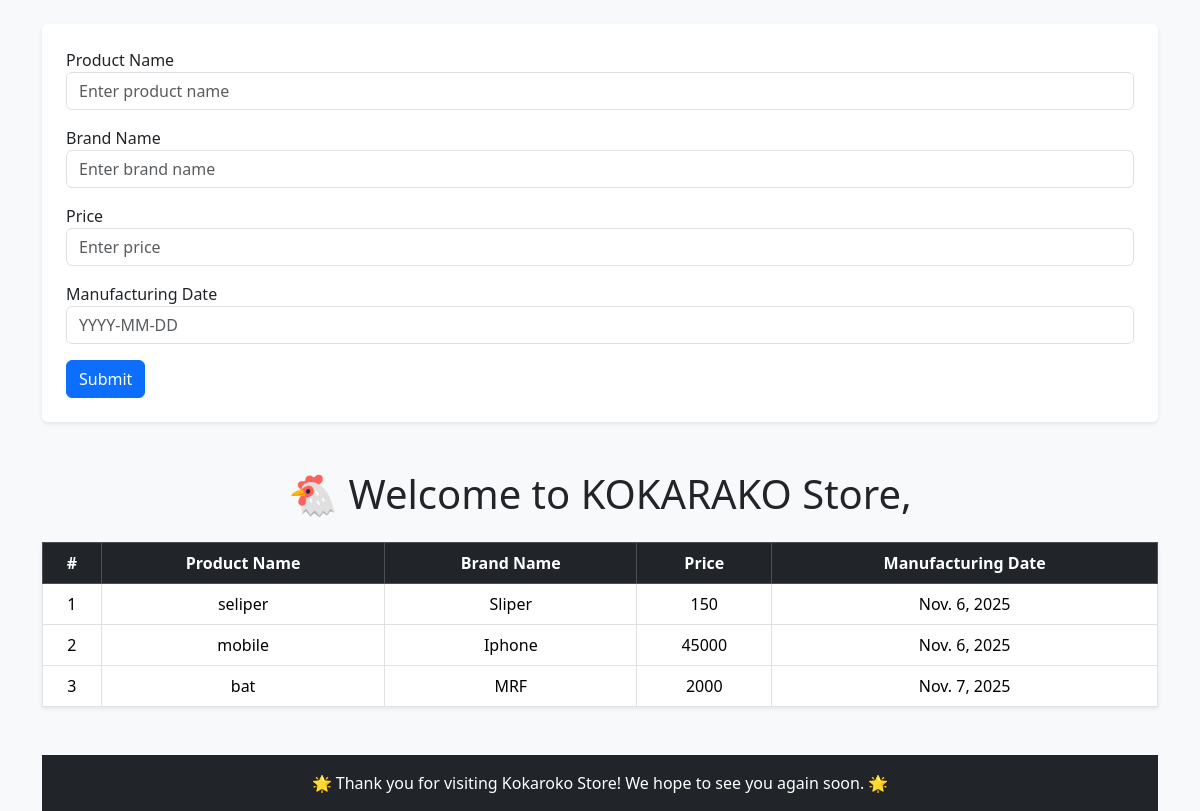
The page /html/pro/ on the database its author committed.
### App/models.py (models this page shows, shortened)
class  Product_Table(models.Model):
      Product_Name = models.CharField()
      Brand_Name = models.CharField(choices=[('Iphone','Apple'),('Sliper','VKC')])
      price= models.PositiveIntegerField()
      Manufacturing_Date =models.DateField(auto_now_add=True)

### App/views.py (the view)
# urls.py: path('pro/',store_view, name='pro_tab'),
def store_view(requset):
    store_data = Product_Table.objects.all()
    if requset.method == 'POST':
        p_name = requset.POST.get('pro_name')
        b_name= requset.POST.get('brand')
        price = requset.POST.get('price')
        man_fac= requset.POST.get('md')
        Product_Table.objects.create( Product_Name=p_name, Brand_Name=b_name, price=price, Manufacturing_Date=man_fac)
    return render(requset,'product_tab.html',{'pro_vew':store_data})

### App/templates/product_tab.html (shortened to what this page needs)
 <!DOCTYPE html>
<html lang="en">
<head>
    <link href="https://cdn.jsdelivr.net/npm/bootstrap@5.3.8/dist/css/bootstrap.min.css" rel="stylesheet">
</head>
<body class="bg-light">
    <div class="container mt-4">
        <form method="post" class="mb-5 p-4 bg-white rounded shadow-sm">
            <div class="mb-3">
                <label>Product Name</label>
                <input type="text" name="pro_name" class="form-control" placeholder="Enter product name">
            </div>
            <div class="mb-3">
                <label>Brand Name</label>
                <input type="text" name="brand" class="form-control" placeholder="Enter brand name">
            </div>
            <div class="mb-3">
                <label>Price</label>
                <input type="text" name="price" class="form-control" placeholder="Enter price">
            </div>
            <div class="mb-3">
                <label>Manufacturing Date</label>
                <input type="text" name="md" class="form-control" placeholder="YYYY-MM-DD">
            </div>
            <button type="submit" class="btn btn-primary">Submit</button>
        </form>
        <h1 class="text-center mb-4">
            🐔 Welcome to KOKARAKO Store{% if pro_vew %},  {% endif %}
        </h1>
        <table class="table table-bordered table-hover text-center bg-white shadow-sm">
            <thead class="table-dark">
                <tr>
                    <th>#</th>
                    <th>Product Name</th>
                    <th>Brand Name</th>
                    <th>Price</th>
                    <th>Manufacturing Date</th>
                </tr>
            </thead>
            <tbody>
                {% for i in pro_vew %}
                <tr>
                    <td>{{ forloop.counter }}</td>
                    <td>{{ i.Product_Name }}</td>
                    <td>{{ i.Brand_Name }}</td>
                    <td>{{ i.price }}</td>
                    <td>{{ i.Manufacturing_Date }}</td>
                </tr>
                {% empty %}
                <tr>
                    <td colspan="5">No products available.</td>
                </tr>
                {% endfor %}
            </tbody>
        </table>
        <footer class="text-center mt-5 py-3 bg-dark text-white">
            🌟 Thank you for visiting Kokaroko Store! We hope to see you again soon. 🌟
        </footer>
    </div>
</body>
</html>

### rows shown on the page
Product_Table: Product_Name "seliper", Brand_Name "Sliper", price "150", Manufacturing_Date "Nov. 6, 2025"
Product_Table: Product_Name "mobile", Brand_Name "Iphone", price "45000", Manufacturing_Date "Nov. 6, 2025"
Product_Table: Product_Name "bat", Brand_Name "MRF", price "2000", Manufacturing_Date "Nov. 7, 2025"
